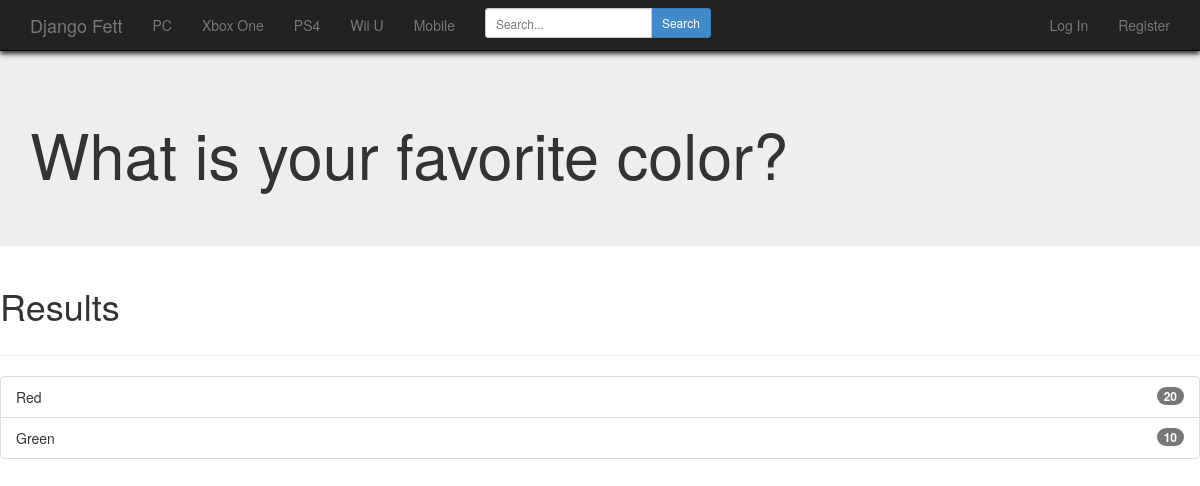
/djangofett/result/1/, run on the app's committed database.
### portal/models.py (models this page shows, shortened)
class Question(models.Model):
    question_text = models.CharField(max_length=200)
    pub_date = DateTimeField("Time of poll creation")

class Answer(models.Model):
    answer_text = models.CharField(max_length=50, default="")
    question = models.ForeignKey(Question)
    vote_count = models.IntegerField(default=0)

### portal/views.py (the view)
# urls.py: url(r'^result/(?P<question_id>\d+)/$', views.result, name='result'),
def result(request, question_id):
    context = {'question': Question.objects.get(id=question_id)}
    return render(request, 'portal/result.html', context)

### portal/templates/portal/result.html
{% extends "base.html" %}
{% block content %}
  <div class="jumbotron">
    <h1> {{ question.question_text }}</h1>
  </div>
  <div class="page-header">
    <h1>Results<h1>
  </div>
  <ul class="list-group">
  {% for answer in question.answer_set.all %}
    <li class="list-group-item">
      <span class="badge pull-right">{{ answer.vote_count }}</span>
        {{ answer.answer_text }}
    </li>
  {% endfor %}
  </ul>
{% endblock %}

### data on the page
Question: question_text "What is your favorite color?"
Answer: vote_count "20", answer_text "Red"
Answer: vote_count "10", answer_text "Green"
